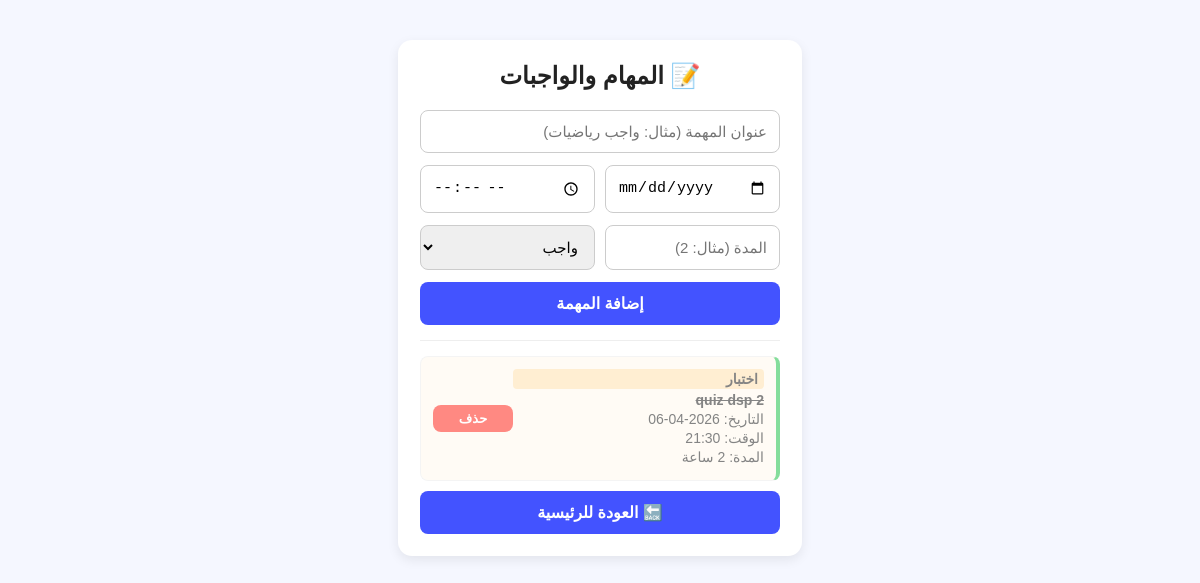
The page /tasks (signed in) on the database its author committed.
### tables this page shows
CREATE TABLE tasks (
            id INTEGER PRIMARY KEY AUTOINCREMENT,
            user_id INTEGER NOT NULL,
            title TEXT NOT NULL,
            task_date TEXT NOT NULL,
            task_type TEXT NOT NULL, task_time TEXT DEFAULT '', duration TEXT DEFAULT '', status TEXT DEFAULT 'قيد التنفيذ',
            FOREIGN KEY (user_id) REFERENCES users (id)
        );

### routes/tasks.py (the view, shortened to what this page needs)
@tasks_bp.route("/tasks", methods=["GET", "POST"])
def tasks_page():
    if "user_id" not in session: return redirect(url_for("auth.login"))
    user_id = session["user_id"]
    conn = get_db_connection()
    task_items = conn.execute("SELECT id, title, task_date, task_time, duration, task_type, status FROM tasks WHERE user_id = ?", (user_id,)).fetchall()
    conn.close()
    return render_template("tasks.html", task_items=task_items)

### db.py (called while the page is built)
def get_db_connection():
    return sqlite3.connect("users.db")

### templates/tasks.html (shortened to what this page needs)
<!DOCTYPE html>
<html lang="ar" dir="rtl">
<head>
    <link rel="stylesheet" href="{{ url_for('static', filename='style.css') }}">
</head>
<body>
<div class="container">
    <h2>📝 المهام والواجبات</h2>
    <form class="add-form" action="/tasks" method="POST">
        <input type="text" name="title" placeholder="عنوان المهمة (مثال: واجب رياضيات)" required>
        <div class="row">
            <input type="date" name="task_date" required>
            <input type="time" name="task_time">
        </div>
        <div class="row">
            <input type="text" name="duration" placeholder="المدة (مثال: 2)">
            <select name="task_type" required>
                <option value="واجب">واجب</option>
            </select>
        </div>
        <button type="submit" class="btn-add">إضافة المهمة</button>
    </form>
    <hr>
    <div id="taskList">
        {% if task_items %}
            {% for item in task_items %}
            <div class="item-box task" {% if item[6] == 'منجزة' %}style="opacity: 0.6; border-right-color: #34c759;"{% endif %}>
                <div class="details">
                    <span class="badge">{{ item[5] }}</span>
                    <span {% if item[6] == 'منجزة' %}style="text-decoration: line-through;"{% endif %}><strong>{{ item[1] }}</strong></span>
                    <span>التاريخ: {{ item[2] }}</span>
                    {% if item[3] %}<span>الوقت: {{ item[3] }}</span>{% endif %}
                    {% if item[4] %}<span>المدة: {{ item[4] }} ساعة</span>{% endif %}
                </div>
                <div class="actions">
                    <form action="/delete_task/{{ item[0] }}" method="POST" style="margin:0;">
                        <button type="submit" class="btn-delete">حذف</button>
                    </form>
                </div>
            </div>
            {% endfor %}
        {% else %}
            <p class="empty-msg">لا توجد مهام حالياً، عمل ممتاز! 🎉</p>
        {% endif %}
    </div>
    <a class="btn-back" href="/">🔙 العودة للرئيسية</a>
</div>
</body>
</html>

### static/style.css (style rules this page uses)
body { font-family: Arial, sans-serif; background: #f5f7ff; margin: 0; display: flex; justify-content: center; padding-top: 40px; direction: rtl; }
.container { width: 360px; background: #ffffff; padding: 22px; border-radius: 14px; box-shadow: 0 4px 12px rgba(0,0,0,0.08); text-align: center; }
h1, h2 { margin-top: 0; color: #222; margin-bottom: 20px; }
hr { border: 0; border-top: 1px solid #eee; margin: 15px 0; }
form { display: flex; flex-direction: column; gap: 12px; }
input, select { width: 100%; padding: 12px; border: 1px solid #ccc; border-radius: 8px; font-size: 15px; box-sizing: border-box; outline: none; transition: 0.2s; }
.row { display: flex; gap: 10px; }
.row input, .row select { flex: 1; }
button, .btn, .btn-back { display: block; padding: 12px; background: #4353ff; color: #fff; border: none; border-radius: 8px; font-size: 16px; font-weight: bold; cursor: pointer; transition: 0.2s; text-decoration: none; text-align: center; }
.btn-delete { background: #ff3b30; padding: 6px 12px; font-size: 13px; width: 100%; }
.item-box { background: #fffaf0; padding: 12px; border-radius: 8px; margin-bottom: 10px; display: flex; justify-content: space-between; align-items: center; border: 1px solid #eee; border-right: 4px solid #4353ff; }
.item-box.task { border-right-color: #ff9500; }
.details { text-align: right; flex: 1; }
.details span { display: block; font-size: 14px; color: #333; margin-bottom: 3px; }
.badge { display: inline-block; background: #ffe4b5; color: #b8860b; padding: 2px 6px; border-radius: 4px; font-size: 12px; margin-bottom: 5px; font-weight: bold; }
.actions { display: flex; flex-direction: column; gap: 5px; width: 80px; }

### rows shown on the page
tasks: task_type "اختبار", title "quiz dsp 2", task_date "2026-04-06", task_time "21:30"
